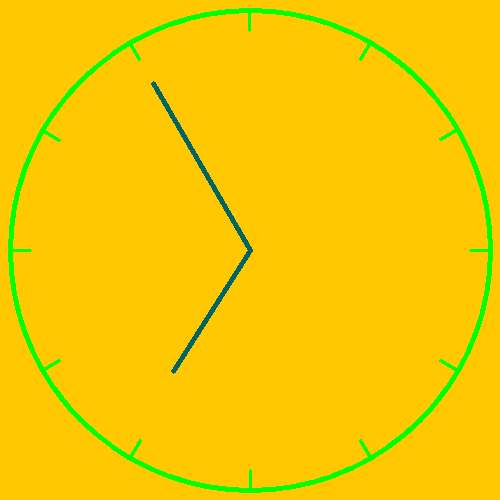
#> input picture Project_1/2/init/Data/clock1.png, 500 x 500 px
$ jupyter execute --allow-errors notebook.ipynb   (shell and % lines are left out)
#> lines starting #> are read from the running program, lines starting #| are printed output that depends on the picture; after the words box and inside, x2 and y2 are one past the last pixel; in counts of white or black regions, pixels touching at a corner belong together
<h1 align=center style="line-height:200%;font-family:vazir;color:#0099cc">
<font face="vazir" color="#0099cc">
ساعت یابی
</font>
</h1>

---

<h2 align=right style="line-height:200%;font-family:vazir;color:#0099cc">
<font face="vazir" color="#0099cc">
وارد کردن کتابخانه‌های مورد نیاز
</font>
</h2>

<p dir=rtl style="direction: rtl;text-align: justify;line-height:200%;font-family:vazir;font-size:medium">
<font face="vazir" size=3>
در این بخش کتابخانه‌های مورد نیاز برای انجام پروژه را وارد می‌کنیم.
</font>
</p>

[cell 1]
import cv2
import numpy as np
import matplotlib.pyplot as plt

<h2 align=right style="line-height:200%;font-family:vazir;color:#0099cc">
<font face="vazir" color="#0099cc">
بارگذاری تصاویر
</font>
</h2>
<p dir=rtl style="direction: rtl;text-align: justify;line-height:200%;font-family:vazir;font-size:medium">
<font face="vazir" size=3>
تصاویری که در به عنوان نمونه در اختیار شما قرار گرفته است را در سلول زیر بارگذاری کنید. و سپس به کمک <code>matplotlib</code> نمایش دهید.
</font>
</p>

[cell 2]
clock1 = cv2.imread('../Data/clock1.png')
#> clock1 is the input picture: shape (500, 500, 3); mean B, G, R 0.7, 201.1, 244.9
clock2 = cv2.imread('../Data/clock2.png')
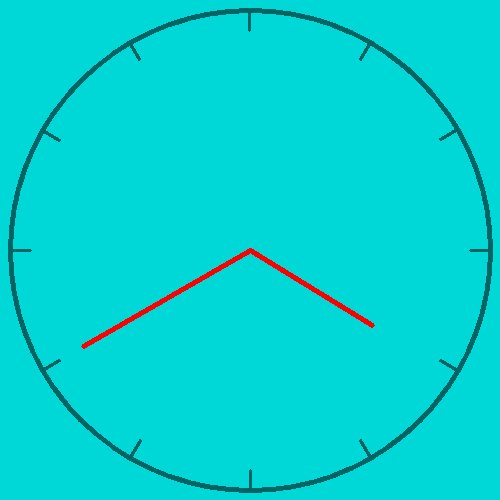
#> input picture Project_1/2/init/Data/clock2.png, 500 x 500 px
#> clock2 is the input picture: shape (500, 500, 3); mean B, G, R 209.8, 209.8, 1.7
clock3 = cv2.imread('../Data/clock3.png')
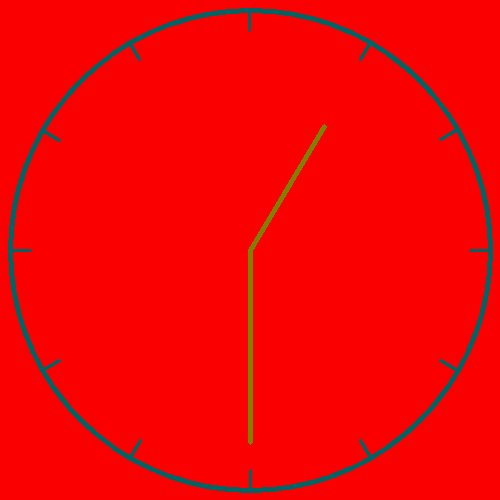
#> input picture Project_1/2/init/Data/clock3.png, 500 x 500 px
#> clock3 is the input picture: shape (500, 500, 3); mean B, G, R 3.3, 4.1, 241
clock4 = cv2.imread('../Data/clock4.png')
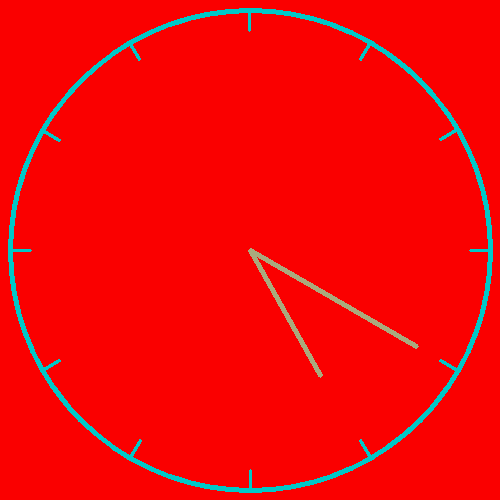
#> input picture Project_1/2/init/Data/clock4.png, 500 x 500 px
#> clock4 is the input picture: shape (500, 500, 3); mean B, G, R 7.4, 7.7, 241.3

plt.subplot(2, 2, 1)
plt.imshow(cv2.cvtColor(clock1, cv2.COLOR_BGR2RGB))
plt.title('Clock 1')
plt.axis('off')
plt.subplot(2, 2, 2)
plt.imshow(cv2.cvtColor(clock2, cv2.COLOR_BGR2RGB))
plt.title('Clock 2')
plt.axis('off')
plt.subplot(2, 2, 3)
plt.imshow(cv2.cvtColor(clock3, cv2.COLOR_BGR2RGB))
plt.title('Clock 3')
plt.axis('off')
plt.subplot(2, 2, 4)
plt.imshow(cv2.cvtColor(clock4, cv2.COLOR_BGR2RGB))
plt.title('Clock 4')
plt.axis('off')
plt.tight_layout()
plt.show()

<h2 align=right style="line-height:200%;font-family:vazir;color:#0099cc">
<font face="vazir" color="#0099cc">
سیاه و سفید سازی تصویر
</font>
</h2>
<p dir=rtl style="direction: rtl;text-align: justify;line-height:200%;font-family:vazir;font-size:medium">
<font face="vazir" size=3>
با استفاده از تابعی که در تمرین پیش نوشتید،  در مرحله تصاویر را به شکل ساعت های نرمال درآورید.
</font>
</p>

[cell 3]
def black_white_convertor(image):
    gray = cv2.cvtColor(image, cv2.COLOR_BGR2GRAY)
    binary = cv2.adaptiveThreshold(
        gray,
        255,
        cv2.ADAPTIVE_THRESH_MEAN_C,
        cv2.THRESH_BINARY,
        21,
        3
    )
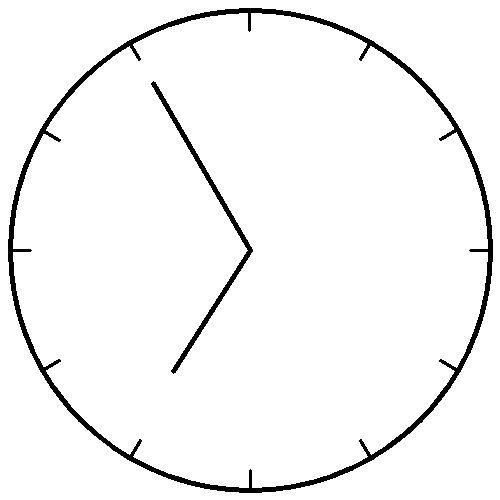
#> binary: shape (500, 500); 96.1% white; 2 black regions, box (x1, y1, x2, y2) and area: (8, 8, 493, 493) 8214, (151, 81, 253, 374) 1647
    return binary

[cell 4]
black_white_clock1 = black_white_convertor(clock1)
black_white_clock2 = black_white_convertor(clock2)
#> in black_white_convertor (call 2), `gray = cv2.cvtColor(image, cv2.COLOR_BGR2GRAY)`:
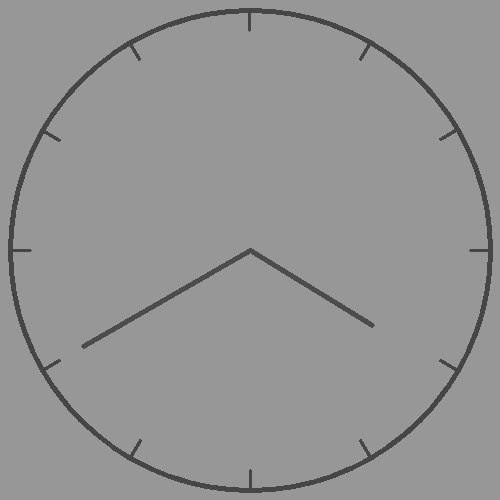
#> gray: shape (500, 500); min 70, max 151, mean 147.8
black_white_clock3 = black_white_convertor(clock3)
black_white_clock4 = black_white_convertor(clock4)


plt.subplot(2, 2, 1)
plt.imshow(cv2.cvtColor(black_white_clock1, cv2.COLOR_BGR2RGB))
plt.title('Clock 1')
plt.axis('off')
plt.subplot(2, 2, 2)
plt.imshow(cv2.cvtColor(black_white_clock2, cv2.COLOR_BGR2RGB))
plt.title('Clock 2')
plt.axis('off')
plt.subplot(2, 2, 3)
plt.imshow(cv2.cvtColor(black_white_clock3, cv2.COLOR_BGR2RGB))
plt.title('Clock 3')
plt.axis('off')
plt.subplot(2, 2, 4)
plt.imshow(cv2.cvtColor(black_white_clock4, cv2.COLOR_BGR2RGB))
plt.title('Clock 4')
plt.axis('off')
plt.tight_layout()
plt.show()
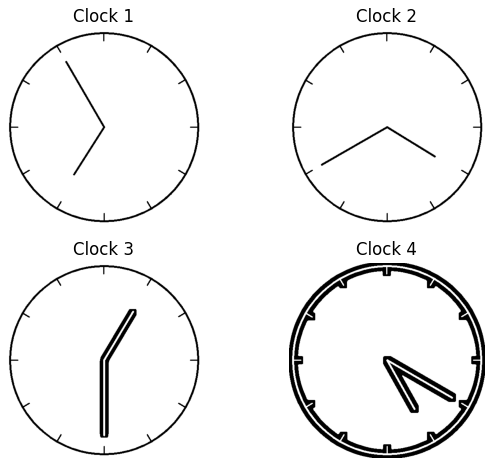
#> figure drawn by matplotlib, 4 panels

<h2 align=right style="line-height:200%;font-family:vazir;color:#0099cc">
<font face="vazir" color="#0099cc">
پیدا کردن ساعت
</font>
</h2>
<p dir=rtl style="direction: rtl;text-align: justify;line-height:200%;font-family:vazir;font-size:medium">
<font face="vazir" size=3>
به کمک تبدیل هاف سعی کنید پارامتر های متد را طوری تنظیم کنید تا در نهایت یک دایره که دایره اصلی است پیدا شود. در نهایت دایره را با رنگ سبز روی تصویر سیاه و سفید شده رسم کنید.
</font>
</p>

[cell 5]
# پیش پردازش
gray = black_white_convertor(clock3)
if gray is None:
    raise ValueError("Image conversion to grayscale failed.")

# بلور برای کاهش نویز (خیلی مهم برای دقتِ Hough)
#gray_blur = cv2.medianBlur(gray, 5)

# اجرای Hough روی تصویر بلور شده، نه edges
circles = cv2.HoughCircles(
    gray,
    cv2.HOUGH_GRADIENT,
    dp=1,
    minDist=300,
    param1=100,
    param2=20,
    minRadius=150,
    maxRadius=260
)
#> circles = [[249.5, 249.5, 242.4]]

circles = np.uint16(np.around(circles))
#> circles = [[250, 250, 242]]
x, y, r = circles[0][0]
#> x = 250; y = 250; r = 242

# رسم دایره روی تصویر
output = cv2.cvtColor(gray, cv2.COLOR_GRAY2BGR)
#> output: shape (500, 500, 3); 94.2% white; 2 black regions, box (x1, y1, x2, y2) and area: (8, 8, 493, 493) 8214, (239, 120, 333, 448) 6319
cv2.circle(output, (x, y), r, (0, 255, 0), 3)
#> output: shape (500, 500, 3); mean B, G, R 237.1, 244.7, 237.1
# نمایش نتیجه
plt.imshow(cv2.cvtColor(output, cv2.COLOR_BGR2RGB))
plt.title("Clock")
plt.axis('off')
plt.show()

<h2 align=right style="line-height:200%;font-family:vazir;color:#0099cc">
<font face="vazir" color="#0099cc">
پیدا کردن عقربه ها
</font>
</h2>
<p dir=rtl style="direction: rtl;text-align: justify;line-height:200%;font-family:vazir;font-size:medium">
<font face="vazir" size=3>
دوباره با تبدیل هاف در سلول زیر سعی کنید خطوط (عقربه ها) را پیدا کنید. احتمالا پس از تنظیم پارامترها، چندین خط پیدا شود اما باید پس از پیدا شدن خطوط، عملیات پس پردازش را طوری تنظیم کنید که دو خط بزرگتر و کوچکتر پیدا شود که همان عقربه ساعت شمار و دقیقه شمار است. برای مثال از خطوطی که زاویه صفر دارند باید صرف نظر شود و...
</font>
</p>

<div dir=rtl style="direction: rtl;text-align: justify;line-height:200%;font-family:vazir;font-size:medium">

بعد از اجرای متد پیدا کردن خطوط به کمک تبدیل هاف، ما یه لیست از خطوط داریم (`lines`)
می‌خوایم خطوطی رو پیدا کنیم که:
- به مرکز ساعت نزدیک باشن (احتمالاً عقربه‌ها هستن).
- طول مناسبی داشته باشن (خیلی کوتاه نباشن).
- موازی هم نباشن (چون ساعت و دقیقه زاویه متفاوتی دارن).
در نهایت، از بین خطوط معتبر، دو خط رو انتخاب کنیم: یکی بلندتر (دقیقه) و یکی کوتاه‌تر (ساعت).

پیدا کردن پارامتر های مناسب برای متد و عملیات پس پردازش خوب برای پیدا کردن عقربه ها، چالش سلول پایین است.

منطق کلی valid_lines
-  فیلتر اولیه: خطوطی که نزدیک مرکز نیستن یا خیلی کوتاهن حذف می‌شن.
-  حذف موازی‌ها: خطوطی که زاویه‌شون شبیه هم باشه، فقط بلندترینشون نگه داشته می‌شه.
-  انتخاب نهایی: از خطوط باقی‌مونده، دو خط با طول‌های متفاوت انتخاب می‌شن (بلندتر برای دقیقه، کوتاه‌تر برای ساعت).
</div>

[cell 6]
import cv2
import numpy as np
import matplotlib.pyplot as plt

# فرض کنیم gray تصویر سیاه و سفید شده است
gray = black_white_convertor(clock3)

# لبه‌یابی با Canny
edges = cv2.Canny(gray, 50, 150, apertureSize=3)
#> edges: shape (500, 500); 2% white in thin lines or dots

# پارامترهای مناسب برای HoughLinesP
lines = cv2.HoughLinesP(edges, rho=1, theta=np.pi/180, threshold=100, minLineLength=40, maxLineGap=10)
#> lines = [[247, 447, 247, 250], [252, 447, 252, 241], [238, 437, 238, 253], [261, 439, 261, 257], [253, 250, 331, 120], [240, 244, 314, 120]]

valid_lines = []
x_center, y_center = x, y  # مرکز ساعت
#> x_center = 250; y_center = 250

for line in lines:
    x1, y1, x2, y2 = line[0]
    d1 = np.sqrt((x1 - x_center) ** 2 + (y1 - y_center) ** 2)
    d2 = np.sqrt((x2 - x_center) ** 2 + (y2 - y_center) ** 2)
    length = np.sqrt((x2 - x1) ** 2 + (y2 - y1) ** 2)

    # شرط‌ها را اصلاح می‌کنیم
    if length < 50:
        continue
    # حداقل یکی از انتهاها باید به مرکز نزدیک باشد
    if d1 > 40 and d2 > 40:
        continue

    angle = np.arctan2(y2 - y1, x2 - x1)
    valid_lines.append((line[0], length, angle))
#> this loop made 6 passes
#> (x1, y1, x2, y2, d1, d2, length, angle) on passes 1 to 6: (247, 447, 247, 250, 197, 3, 197, -1.57), (252, 447, 252, 241, 197, 9.22, 206, -1.57), (238, 437, 238, 253, 187.4, 12.37, 184, -1.57), (261, 439, 261, 257, 189.3, 13.04, 182, -1.57), (253, 250, 331, 120, 3, 153.2, 151.6, -1.03), (240, 244, 314, 120, 11.66, 144.9, 144.4, -1.03)
#> after the loop, valid_lines = [([247, 447, 247, 250], 197, -1.57), ([252, 447, 252, 241], 206, -1.57), ([238, 437, 238, 253], 184, -1.57), ([261, 439, 261, 257], 182, -1.57), ([253, 250, 331, 120], 151.6, -1.03), ([240, 244, 314, 120], 144.4, -1.03)]

valid_lines.sort(key=lambda x: x[1], reverse=True)

# حذف خطوط موازی
filtered = []
for coords, length, angle in valid_lines:
    if any(abs(angle - a) < 0.1 for (_, _, a) in filtered):
        continue
    filtered.append((coords, length, angle))
#> this loop made 6 passes
#> (coords, length, angle) on passes 1 to 6: ([252, 447, 252, 241], 206, -1.57), ([247, 447, 247, 250], 197, -1.57), ([238, 437, 238, 253], 184, -1.57), ([261, 439, 261, 257], 182, -1.57), ([253, 250, 331, 120], 151.6, -1.03), ([240, 244, 314, 120], 144.4, -1.03)
#> after the loop, filtered = [([252, 447, 252, 241], 206, -1.57), ([253, 250, 331, 120], 151.6, -1.03)]

if len(filtered) < 2:
    print("خطوط کافی برای ساعت و دقیقه یافت نشد.")
else:
    line_minute, line_hour = filtered[0][0], filtered[1][0]
#> line_minute = [252, 447, 252, 241]; line_hour = [253, 250, 331, 120]

    output = cv2.cvtColor(gray, cv2.COLOR_GRAY2BGR)

    x1, y1, x2, y2 = line_minute
#> x1 = 252; y1 = 447; x2 = 252; y2 = 241
    cv2.line(output, (x1, y1), (x2, y2), (0, 255, 0), 3)  # قرمز برای دقیقه

    x1, y1, x2, y2 = line_hour
#> x1 = 253; y1 = 250; x2 = 331; y2 = 120
    cv2.line(output, (x1, y1), (x2, y2), (0, 0, 255), 3)  # آبی برای ساعت
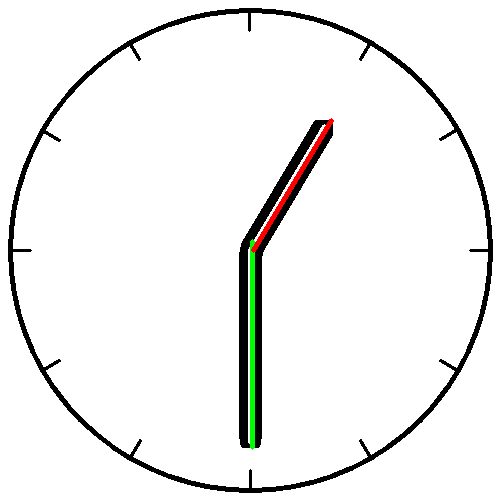
#> output: shape (500, 500, 3); mean B, G, R 239.2, 240.3, 240

    plt.imshow(cv2.cvtColor(output, cv2.COLOR_BGR2RGB))
    plt.title("Clock")
    plt.axis('off')
    plt.show()

<h2 align=right style="line-height:200%;font-family:vazir;color:#0099cc">
<font face="vazir" color="#0099cc">
نوشتن تابع نهایی
</font>
</h2>
<p dir=rtl style="direction: rtl;text-align: justify;line-height:200%;font-family:vazir;font-size:medium">
<font face="vazir" size=3>
در نهایت تابعی بنویسید که تصویر سیاه و سفید شده را دریافت کند و پس از پیدا کردن خطوط و دایره، خطوط و دایره را روی تصویر دریافتی رسم کند و تصویر نهایی را return کند.
<br>
در واقع در سلول های قبل کد ها نوشته شده و در این سلول باید کدهای اضافه حذف شوند و و بخش های اصلی الگوریتم نگهداری شوند.
</font>
</p>

[cell 7]
def detect_clock(binary_image):
    if len(binary_image.shape) == 3:
        gray = cv2.cvtColor(binary_image, cv2.COLOR_BGR2GRAY)
        binary = cv2.adaptiveThreshold(
            gray,
            255,
            cv2.ADAPTIVE_THRESH_MEAN_C,
            cv2.THRESH_BINARY,
            21,
            3
        )
    else:
        gray = binary_image
        binary = gray   # 🔥 بسیار مهم

    circles = cv2.HoughCircles(
        binary,
        cv2.HOUGH_GRADIENT,
        dp=1,
        minDist=300,
        param1=100,
        param2=20,
        minRadius=120,
        maxRadius=260
    )
#> circles = [[249.5, 249.5, 242.4]]

    if circles is None:
        # اگر دایره‌ای پیدا نشد، تصویر ورودی را برگردان
        return cv2.cvtColor(gray, cv2.COLOR_GRAY2BGR)

    circles = np.uint16(np.around(circles))
#> circles = [[250, 250, 242]]
    x, y, r = circles[0][0]
#> x = 250; y = 250; r = 242

    # لبه یابی برای پیدا کردن خطوط
    edges = cv2.Canny(binary, 50, 150, apertureSize=3)
#> edges: shape (500, 500); 1.7% white in thin lines or dots

    # پیدا کردن خطوط با HoughLinesP
    lines = cv2.HoughLinesP(edges,
                            rho=1,
                            theta=np.pi / 180,
                            threshold=100,
                            minLineLength=40,
                            maxLineGap=10)
#> lines = [[151, 84, 250, 255], [156, 83, 252, 249], [174, 373, 252, 252], [171, 369, 235, 270]]
    if lines is None:
        # اگر خطی پیدا نشد، فقط دایره را رسم کن و بازگردان
        new_image = cv2.cvtColor(gray, cv2.COLOR_GRAY2BGR)
        cv2.circle(new_image, (x, y), r, (0, 255, 0), 3)
        return new_image

    valid_lines = []
    x_center, y_center = x, y
#> x_center = 250; y_center = 250

    for line in lines:
        x1, y1, x2, y2 = line[0]

        d1 = np.sqrt((x1 - x_center) ** 2 + (y1 - y_center) ** 2)
        d2 = np.sqrt((x2 - x_center) ** 2 + (y2 - y_center) ** 2)

        length = np.sqrt((x2 - x1) ** 2 + (y2 - y1) ** 2)

        # فیلتر کردن خطوط کوتاه
        if length < 50:
            continue

        # حداقل یکی از نقاط باید به مرکز نزدیک باشد
        if d1 > 40 and d2 > 40:
            continue

        angle = np.arctan2(y2 - y1, x2 - x1)
        valid_lines.append((line[0], length, angle))
#> this loop made 4 passes
#> (x1, y1, x2, y2, d1, d2, length, angle) on passes 1 to 4: (151, 84, 250, 255, 193.3, 5, 197.6, 1.05), (156, 83, 252, 249, 191.6, 2.24, 191.8, 1.05), (174, 373, 252, 252, 144.6, 2.83, 144, -0.998), (171, 369, 235, 270, 142.8, 25, 117.9, -0.997)
#> after the loop, valid_lines = [([151, 84, 250, 255], 197.6, 1.05), ([156, 83, 252, 249], 191.8, 1.05), ([174, 373, 252, 252], 144, -0.998), ([171, 369, 235, 270], 117.9, -0.997)]

    if len(valid_lines) < 2:
        # اگر کمتر از دو خط معتبر پیدا شد، فقط دایره را رسم کن
        new_image = cv2.cvtColor(gray, cv2.COLOR_GRAY2BGR)
        cv2.circle(new_image, (x, y), r, (0, 255, 0), 3)
        return new_image

    # مرتب سازی خطوط بر اساس طول به صورت نزولی
    valid_lines.sort(key=lambda x: x[1], reverse=True)

    # حذف خطوط موازی (زاویه نزدیک به هم)
    filtered = []
    for coords, length, angle in valid_lines:
        if any(abs(angle - a) < 0.1 for (_, _, a) in filtered):
            continue
        filtered.append((coords, length, angle))
#> this loop made 4 passes
#> (coords, length, angle) on passes 1 to 4: ([151, 84, 250, 255], 197.6, 1.05), ([156, 83, 252, 249], 191.8, 1.05), ([174, 373, 252, 252], 144, -0.998), ([171, 369, 235, 270], 117.9, -0.997)
#> after the loop, filtered = [([151, 84, 250, 255], 197.6, 1.05), ([174, 373, 252, 252], 144, -0.998)]

    if len(filtered) < 2:
        # اگر کمتر از دو خط پس از حذف موازی‌ها ماند، همان خطوط را استفاده کن
        filtered = valid_lines[:2]

    # انتخاب دو خط بلندترین (دقیقه) و دومین بلند (ساعت)
    line_minute, line_hour = filtered[0][0], filtered[1][0]
#> line_minute = [151, 84, 250, 255]; line_hour = [174, 373, 252, 252]

    # رسم خطوط و دایره روی تصویر رنگی
    new_image = cv2.cvtColor(gray, cv2.COLOR_GRAY2BGR)

    x1, y1, x2, y2 = line_minute
#> x1 = 151; y1 = 84; x2 = 250; y2 = 255
    cv2.line(new_image, (x1, y1), (x2, y2), (0, 255, 0), 3)  # سبز دقیقه

    x1, y1, x2, y2 = line_hour
#> x1 = 174; y1 = 373; x2 = 252; y2 = 252
    cv2.line(new_image, (x1, y1), (x2, y2), (0, 0, 255), 3)  # قرمز ساعت

    cv2.circle(new_image, (x, y), r, (0, 255, 0), 3)  # دایره سبز
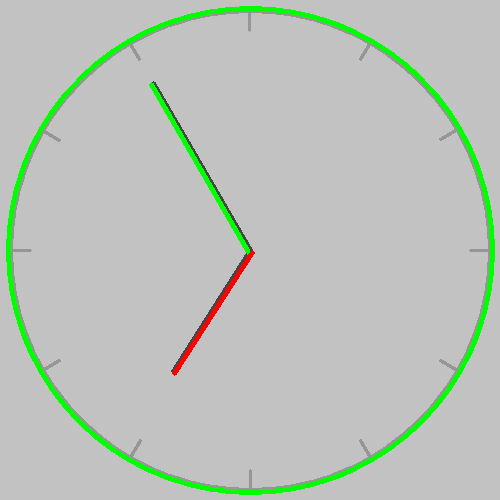
#> new_image: shape (500, 500, 3); mean B, G, R 185.9, 194.5, 186.6

    return new_image

[cell 8]
new_image = detect_clock(clock1)
plt.imshow(cv2.cvtColor(new_image, cv2.COLOR_BGR2RGB))
plt.title("Detected Clock")
plt.axis('off')
plt.show()

[cell 9]
new_image = detect_clock(clock2)
#> in detect_clock (call 2), `circles = cv2.HoughCircles( binary, cv2.HOUGH_GRADIENT, dp=1, minDist=..`: circles = [[249.5, 249.5, 242.4]]
#> in detect_clock (call 2), `circles = np.uint16(np.around(circles))`: circles = [[250, 250, 242]]
#> in detect_clock (call 2), `edges = cv2.Canny(binary, 50, 150, apertureSize=3)`:
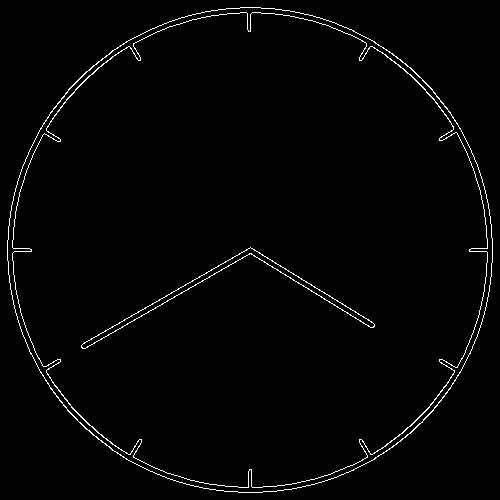
#> edges: shape (500, 500); 1.7% white in thin lines or dots
#> in detect_clock (call 2), `lines = cv2.HoughLinesP(edges, rho=1, theta=np.pi / 180, threshold=100..`: lines = [[81, 345, 249, 248], [84, 348, 255, 250], [275, 263, 372, 322]]
#> the loop in detect_clock (call 2), `for line in lines:` made 3 passes
#> (x1, y1, x2, y2, d1, d2, length, angle) on passes 1 to 3: (81, 345, 249, 248, 193.9, 2.24, 194, -0.524), (84, 348, 255, 250, 192.8, 5, 197.1, -0.52), (275, 263, 372, 322, 28.18, 141.7, 113.5, 0.546)
#> after the loop in detect_clock (call 2), `for line in lines:`: valid_lines = [([81, 345, 249, 248], 194, -0.524), ([84, 348, 255, 250], 197.1, -0.52), ([275, 263, 372, 322], 113.5, 0.546)]
#> the loop in detect_clock (call 2), `for coords, length, angle in valid_lines:` made 3 passes
#> (coords, length, angle) on passes 1 to 3: ([84, 348, 255, 250], 197.1, -0.52), ([81, 345, 249, 248], 194, -0.524), ([275, 263, 372, 322], 113.5, 0.546)
#> after the loop in detect_clock (call 2), `for coords, length, angle in valid_lines:`: filtered = [([84, 348, 255, 250], 197.1, -0.52), ([275, 263, 372, 322], 113.5, 0.546)]
#> in detect_clock (call 2), `line_minute, line_hour = filtered[0][0], filtered[1][0]`: line_minute = [84, 348, 255, 250]; line_hour = [275, 263, 372, 322]
#> in detect_clock (call 2), `x1, y1, x2, y2 = line_minute`: x1 = 84; y1 = 348; x2 = 255; y2 = 250
#> in detect_clock (call 2), `x1, y1, x2, y2 = line_hour`: x1 = 275; y1 = 263; x2 = 372; y2 = 322
plt.imshow(cv2.cvtColor(new_image, cv2.COLOR_BGR2RGB))
plt.title("Detected Clock")
plt.axis('off')
plt.show()

[cell 10]
new_image = detect_clock(clock3)
#> in detect_clock (call 3), `circles = cv2.HoughCircles( binary, cv2.HOUGH_GRADIENT, dp=1, minDist=..`: circles = [[249.5, 249.5, 242.4]]
#> in detect_clock (call 3), `circles = np.uint16(np.around(circles))`: circles = [[250, 250, 242]]
#> in detect_clock (call 3), `lines = cv2.HoughLinesP(edges, rho=1, theta=np.pi / 180, threshold=100..`: lines = [[247, 447, 247, 250], [252, 447, 252, 241], [238, 437, 238, 253], [261, 439, 261, 257], [253, 250, 331, 120], [240, 244, 314, 120]]
#> the loop in detect_clock (call 3), `for line in lines:` made 6 passes
#> after the loop in detect_clock (call 3), `for line in lines:`: valid_lines = [([247, 447, 247, 250], 197, -1.57), ([252, 447, 252, 241], 206, -1.57), ([238, 437, 238, 253], 184, -1.57), ([261, 439, 261, 257], 182, -1.57), ([253, 250, 331, 120], 151.6, -1.03), ([240, 244, 314, 120], 144.4, -1.03)]
#> the loop in detect_clock (call 3), `for coords, length, angle in valid_lines:` made 6 passes
#> after the loop in detect_clock (call 3), `for coords, length, angle in valid_lines:`: filtered = [([252, 447, 252, 241], 206, -1.57), ([253, 250, 331, 120], 151.6, -1.03)]
#> in detect_clock (call 3), `line_minute, line_hour = filtered[0][0], filtered[1][0]`: line_minute = [252, 447, 252, 241]; line_hour = [253, 250, 331, 120]
#> in detect_clock (call 3), `x1, y1, x2, y2 = line_minute`: x1 = 252; y1 = 447; x2 = 252; y2 = 241
#> in detect_clock (call 3), `x1, y1, x2, y2 = line_hour`: x1 = 253; y1 = 250; x2 = 331; y2 = 120
#> in detect_clock (call 3), `cv2.circle(new_image, (x, y), r, (0, 255, 0), 3)`:
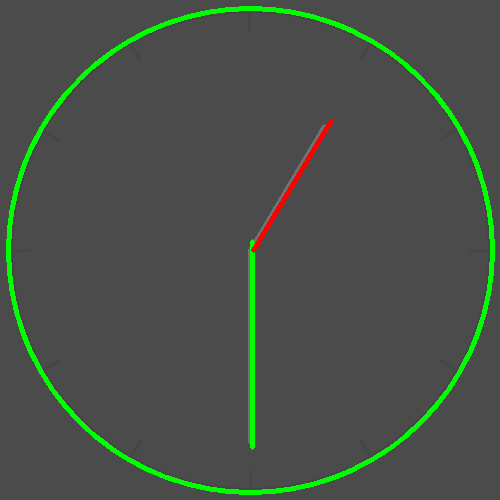
#> new_image: shape (500, 500, 3); mean B, G, R 72.3, 80.9, 73
plt.imshow(cv2.cvtColor(new_image, cv2.COLOR_BGR2RGB))
plt.title("Detected Clock")
plt.axis('off')
plt.show()

<div dir="rtl">
<h2 align=right style="line-height:200%;font-family:vazir;color:#0099cc">
<font face="vazir" color="#0099cc">
<b>سلول جواب‌ساز</b>
</font>
</h2>
</div>
<p dir=rtl style="direction: rtl; text-align: justify; line-height:200%; font-family:vazir; font-size:medium">
<font face="vazir" size=3>
    برای ساخته‌شدن فایل <code>result.zip</code> سلول زیر را اجرا کنید. توجه داشته باشید که پیش از اجرای سلول زیر تغییرات اعمال شده در نت‌بوک را ذخیره کرده باشید (<code>ctrl+s</code>) تا در صورت نیاز به پشتیبانی امکان بررسی کد شما وجود داشته باشد. توجه کنید برای کسب نمره کامل از این تمرین باید هر دو تابع خواسته شده را به درستی بنویسید.
</font>
</p>

[cell 11]
import zipfile
from inspect import getsource


def compress(file_names):
    print("File Paths:")
    print(file_names)
    compression = zipfile.ZIP_DEFLATED
    with zipfile.ZipFile("result.zip", mode="w") as zf:
        for file_name in file_names:
            zf.write('./' + file_name, file_name, compress_type=compression)

imp = """
import cv2
import numpy as np
"""


file_names = ["black_white_convertor.py","detect_clock.py", "notebook.ipynb"]
#> (the rest of this cell did not finish here and is left out)
